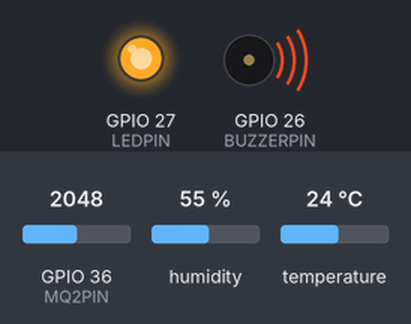
Bench run of a program on a simulated ESP32. On the bench: output pins drawn as LEDs (lit = HIGH), buzzer (waves = sounding, pin HIGH). The inputs (shaded band) are chosen by the test bench; at power-on: GPIO 36 (MQ2PIN) = 2048, humidity 55 %, temperature 24 °C. WiFi joins after 1.5 s; servers stay silent unless stated; no MQTT or app messages arrive unless stated; what the program prints to the serial monitor is not drawn.

Above: at 2.7 s.
2.8 s: GPIO 36 (MQ2PIN) set to 1952
At 4.5 s:
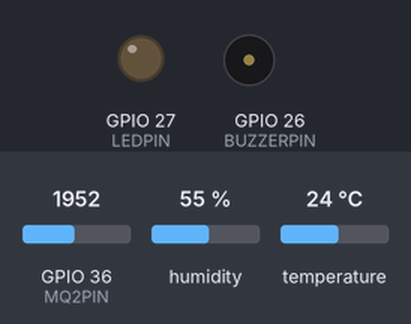
5.1 s: GPIO 36 (MQ2PIN) set to 2040
At 6.8 s:
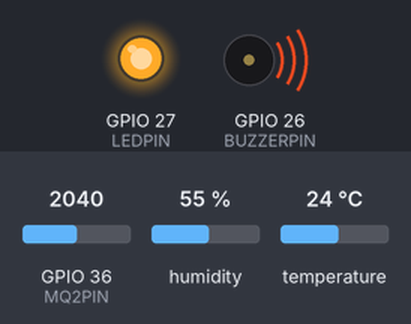
7.1 s: GPIO 36 (MQ2PIN) set to 1960
At 8.2 s:
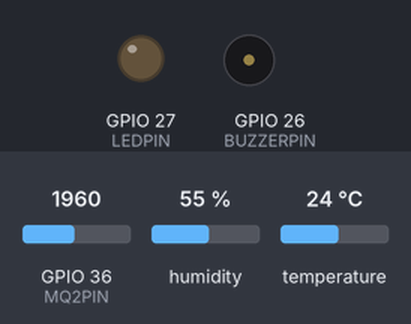
Timing chart, 0 to 10.1 s (numbered marks = the images above; inputs shaded):
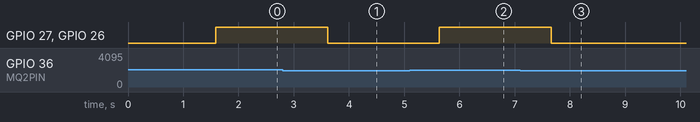

Measured:
- the behaviour switches between 2001 and 2000 on GPIO 36 (MQ2PIN) (found by bisection; images 0 and 1)
- after the input at 2.8 s, GPIO 27 (LEDPIN), GPIO 26 (BUZZERPIN): HIGH → LOW after 0.81 s
- after the input at 5.1 s, GPIO 27 (LEDPIN), GPIO 26 (BUZZERPIN): LOW → HIGH after 0.54 s
- after the input at 7.1 s, GPIO 27 (LEDPIN), GPIO 26 (BUZZERPIN): HIGH → LOW after 0.56 s

The program:

main.cpp
```cpp
#include <WiFi.h>
#include <PubSubClient.h>
#include "DHT.h"

// Cấu hình MQTT
const char* mqtt_server = "192.168.28.105"; // MQTT broker
const char* mqtt_topic = "home/sensors";      // Topic gửi dữ liệu
WiFiClient espClient;
PubSubClient client(espClient);

// Cấu hình WiFi
const char* ssid = "P2.8";
const char* password = "244466666";

// Cảm biến DHT11
#define DHTPIN 15  // Chân kết nối DATA của DHT11
#define DHTTYPE DHT11
#define DHTTEMPTHRESH 30
DHT dht(DHTPIN, DHTTYPE);

// MQ2
#define MQ2PIN 36  // Chân analog kết nối với MQ2
#define MQ2THRESH 2000


// Buzzer
#define BUZZERPIN 26
#define LEDPIN 27

void setup_wifi() {
  delay(10);
  Serial.println("Connecting to WiFi...");
  WiFi.begin(ssid, password);

  while (WiFi.status() != WL_CONNECTED) {
    delay(500);
    Serial.print(".");
  }
  Serial.println("\nWiFi connected!");
}

void setup() {
  Serial.begin(115200);

  // Kết nối WiFi
  setup_wifi();

  // Cấu hình MQTT
  client.setServer(mqtt_server, 1883);

  // Khởi tạo DHT11
  dht.begin();

  // Cấu hình chân Buzzer
  pinMode(BUZZERPIN, OUTPUT);
  digitalWrite(BUZZERPIN, LOW);

  pinMode(LEDPIN, OUTPUT);
  digitalWrite(LEDPIN, LOW);
}

void reconnect() {
  while (!client.connected()) {
    Serial.print("Attempting MQTT connection...");
    if (client.connect("ESP32Client")) {
      Serial.println("connected");
    } else {
      Serial.print("failed, rc=");
      Serial.print(client.state());
      Serial.println(" try again in 5 seconds");
      delay(5000);
    }
  }
}

void loop() {
  if (!client.connected()) {
    reconnect();
  }

  client.loop();

  // Đọc dữ liệu từ DHT11
  float temperature = dht.readTemperature();
  float humidity = dht.readHumidity();

  // Đọc giá trị từ MQ2
  int gasValue = analogRead(MQ2PIN);

  // Kiểm tra điều kiện và điều khiển Buzzer
  if (gasValue > MQ2THRESH || temperature > DHTTEMPTHRESH) {  // Giá trị ngưỡng (tuỳ chỉnh)
    digitalWrite(BUZZERPIN, HIGH);
    digitalWrite(LEDPIN, HIGH);
  } else {
    digitalWrite(BUZZERPIN, LOW);
    digitalWrite(LEDPIN, LOW);
  }

  // Gửi dữ liệu lên MQTT
  char message[50];
  snprintf(message, 50, "Temp: %.2f, Humidity: %.2f, Gas: %d", temperature, humidity, gasValue);
  client.publish(mqtt_topic, message);

  Serial.println(message);
  delay(1000);  // Gửi dữ liệu mỗi 1 giây*/
}
```
